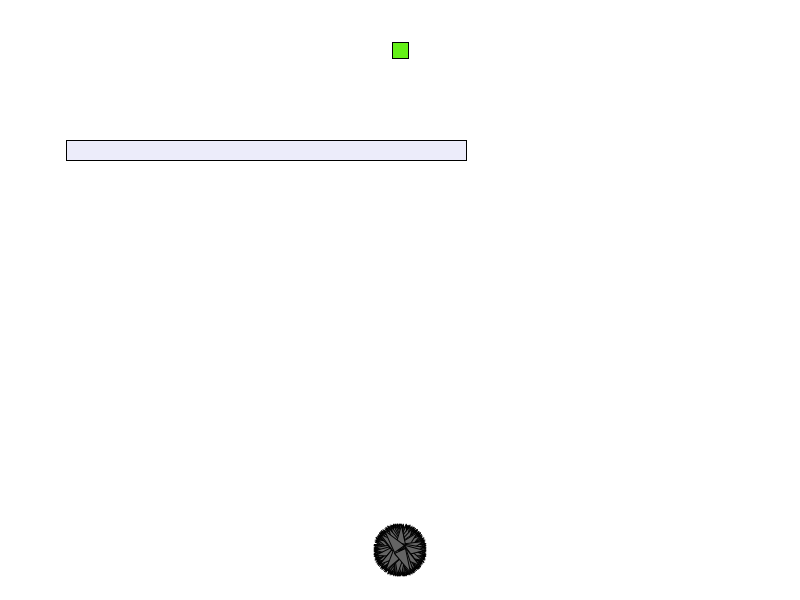
Frame 1 (no input)
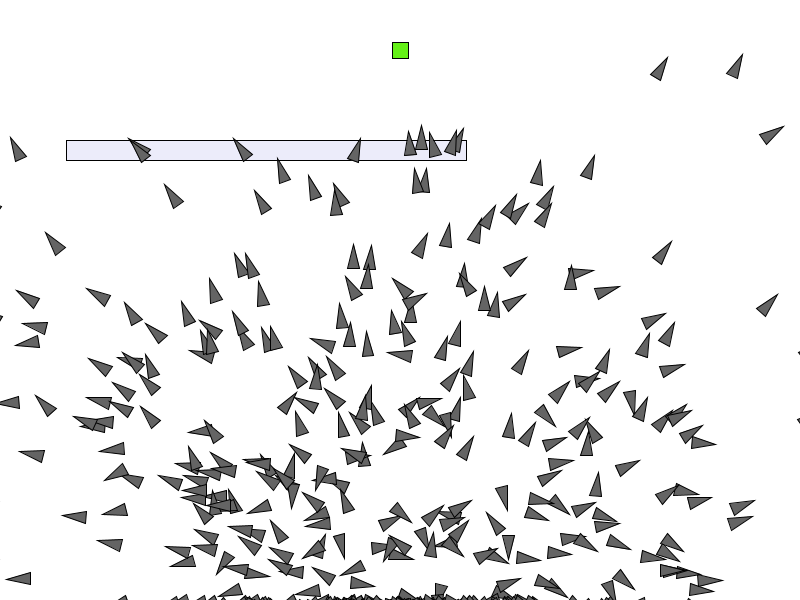
Frame 60 (the mouse pressed at the canvas centre just before this capture)
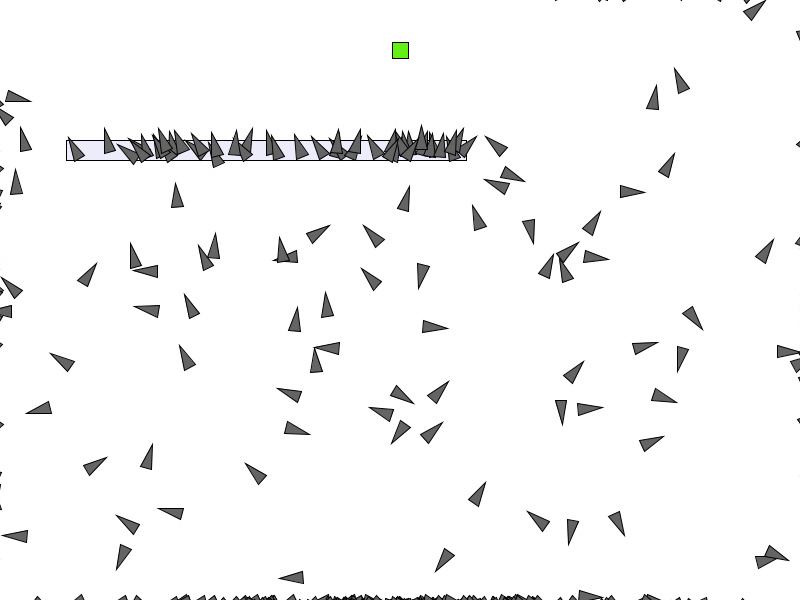
Frame 120 (the mouse held since frame 60 and released just before this capture)

The Processing sketch that drew these frames (run headless with seeded random() and noise(); from frame 60 on, the mouse is pressed at the canvas centre):

// Processing sketch: smart_rokets
// ── smart_rokets.pde


/*

maybe the function check should be in the mover as that would make a lot more sense 
also you should be able to add where you can draw boxes from use of the mouse 





*/
box b;
population p ;
void setup(){
size (800,600);

b= new box(width/3,height/4,400,20);
p = new population(500,0.005,200, new PVector(width/2,50));
p.start(500);
}


void draw(){
background(255);
b.display();  // displays the box
b.check(p.pop,new PVector(width/2,50)); // is a function in the box object to check if the movers crash
p.update();// updates all the movers and displays them 
p.display();// displays the target


//print ("  "+frameRate);
}

// ── DNA.pde
class DNA{

PVector dna[] ; 

DNA (int cycles){
  
dna = new PVector[cycles];
}

DNA (PVector outsideDna[]){


dna = new PVector[outsideDna.length];
dna = outsideDna;
}


void start(){
// makeing a ramdom dna 
for(int i =0 ;i<dna.length;i++){

  dna[i] = PVector.random2D();
}


}



void mutation(float rate){
  
  for (int i =0;i<dna.length;i++){
   float r = random(0,1);
   if (rate>r){
     dna[i] = PVector.random2D();
     }
   
   
  }
}

DNA mate(DNA other){
  
  PVector[] next_gen = new PVector[dna.length];
for (int i = 0;i<dna.length;i++){
  next_gen[i] = PVector.add(dna[i],other.dna[i]);
  // normalized them so they are still a unit of 1
  next_gen[i].normalize();
  
}
  

return new DNA(next_gen);
}


}

// ── box.pde
class box{

PVector centre ;
int w ,h;


box (int x ,int y ,int _w,int _h){
centre = new PVector (x,y);
w=_w;
h=_h;

}






void display (){
// makes a react from  
fill(25,21,200,21);
rectMode(CENTER);
rect (centre.x,centre.y,w,h);

}

void check(ArrayList<mover> movers, PVector target){

for (int i =0; i<movers.size();i++){
PVector pos = movers.get(i).pos.copy();
  
  if (pos.x> width || pos.x<0||pos.y<0 ||pos.y>height){
  
  //movers.get(i).crash_target =true;
  movers.get(i).crash = true;}
                                                              // if go out of the screen you crash
  if (pos.x >centre.x-w/2&& pos.x<centre.x+w/2 && pos.y>centre.y-h/2 && pos.y<centre.y+h/2){
  
  movers.get(i).crash = true;
  } // checks the if the mover is in the box
  if (pos.x >target.x-8 && pos.x<target.x+8  && pos.y>target.y-8 && pos.y<target.y+8){
  
  movers.get(i).crash_target =true;
  movers.get(i).crash =true;}
  
  
  
  
  
  
}

}


}

// ── mover.pde
class mover {

PVector acc,vel,pos ;
float r = 6;
int cycle=0;
float fitness=0;
boolean crash = false , crash_target=false;
DNA dna ;



 // only the top consturcter us used
 mover(DNA _dna){
 
 dna =_dna;
 acc = new PVector(0,0);
vel = new PVector(0,0);
pos = new PVector(width/2,height-50);
 }
 
 
 
mover (int cycles){
  // createing the dna
dna = new DNA(cycles +10);
dna.start();
  
acc = new PVector(0,0);
vel = new PVector(0,0);
pos = new PVector(width/2,height-50);

}
mover(PVector start){
// createing the dna
dna = new DNA(200);
dna.start();
acc = new PVector(0,0);
vel = new PVector(0,0);
pos = start;
}


mover(float x ,float y){
// createing the dna
dna = new DNA(200);
dna.start();
  
acc = new PVector(0,0);
vel = new PVector(0,0);
pos = new PVector(x,y);
}



void update(){
  if (!crash){
applyforce(dna.dna[cycle]);  //pulling the force out of the dna
vel.add(acc);
pos.add(vel);
acc.mult(0);

}

cycle++;
}

void display(){
  
  // drawing the shape roket
  pushMatrix();
  fill (100);
  
   translate(pos.x,pos.y);
   rotate(vel.heading()-PI/2);
  
 
  beginShape(TRIANGLES);
  vertex(-r,0);
  vertex(+r,0);
  vertex(0,4*r);
  endShape();
 
  popMatrix();
}


void applyforce(PVector force){

acc.add(force);

}
// mate
mover mate(mover m,float rate){

DNA d =  dna.mate(m.dna);
  d.mutation(rate);
return new mover(d);
}

float fitness(PVector target){

float dis =PVector.dist(pos,target);
if(crash &&!crash_target){
fitness = 0 + 0.00000000000000000001;  // the small amount added is to avoid haveing all the fitness of all the movers be zero this results is 
}                                      // the picking function in the population not working as a rquires a sum of all fitness to be >0
else{ fitness = pow(1/dis ,1/4);  }
//print(fitness +" ");
return fitness;
}




}

// ── population.pde
class population{
  
ArrayList<mover> pop;
PVector target;
int maxpop , maxcycles;
int cycle=0;
float rate;


  population ( int _maxpop,float mutation_rate,int cycles , PVector _target ){
  pop = new ArrayList();
  maxpop=_maxpop;
  rate =mutation_rate;
  maxcycles =cycles;
  target = _target;
  }



void start(int n ){

for (int i =0 ;i<n;i++){
  pop.add(new mover(maxcycles));
  
}
}

void update(){

for (int i =0 ;i<pop.size();i++){
  pop.get(i).update();
  pop.get(i).display();

}
cycle++;
//print(pop.size()+"  ");

  // if the reach the max number cycles we restart
  if (maxcycles <cycle ){
    cross();
  }


}

void display(){
  fill(100,240,23);
  rectMode(CENTER);
 rect(target.x,target.y,16,16);

}

// this part of the code is a function to impelment the picking random mates 00 cycles
mover pick(){
    float sumfit=0;
    
    for (int i =0;i<pop.size();i++){
      // caluclate the sum of all fitneess
    sumfit += pop.get(i).fitness(target);
    
    }
    // picking random element algrothim 
   int index =0;
    float r = random(sumfit);
    for( ;r>0;index++){
    r -= pop.get(index).fitness(target);
    
    }
  index--;
  
  return pop.get(index);
  

}

void cross(){
  ArrayList<mover> newpop  = new ArrayList();
    for (int i =0;i<maxpop;i++){
  mover mate1 =  pick();
  mover mate2 =  pick();
  
    newpop.add(mate1.mate(mate2,rate));
  
  
  
    }

pop = newpop;
cycle =0;
}


}
